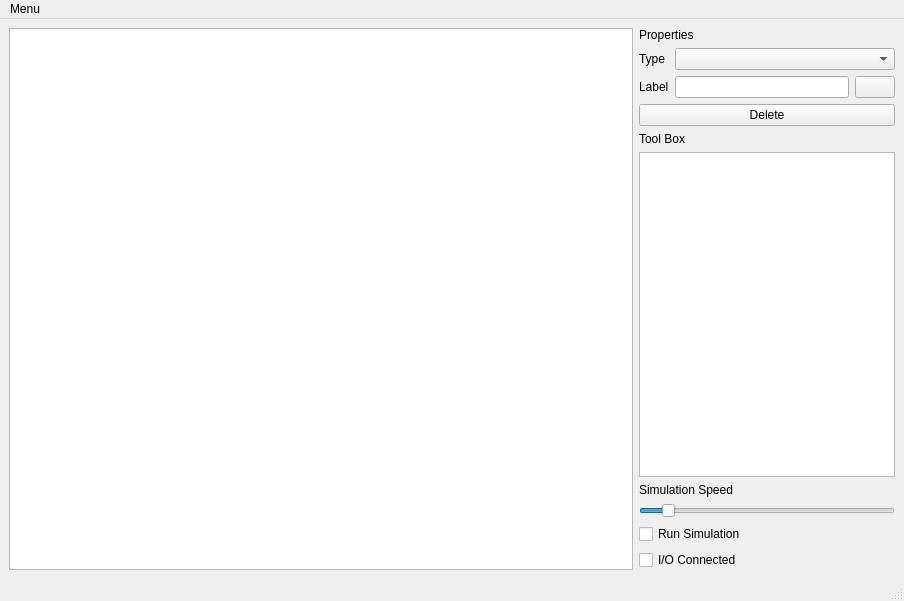
<?xml version="1.0" encoding="UTF-8"?>
<ui version="4.0">
 <class>MainWindow</class>
 <widget class="QMainWindow" name="MainWindow">
  <property name="geometry">
   <rect>
    <x>0</x>
    <y>0</y>
    <width>904</width>
    <height>601</height>
   </rect>
  </property>
  <property name="windowTitle">
   <string>Gatesim</string>
  </property>
  <property name="dockNestingEnabled">
   <bool>false</bool>
  </property>
  <property name="unifiedTitleAndToolBarOnMac">
   <bool>false</bool>
  </property>
  <widget class="QWidget" name="centralwidget">
   <layout class="QHBoxLayout" name="horizontalLayout_3">
    <item>
     <widget class="QGraphicsView" name="graphicsView">
      <property name="sizePolicy">
       <sizepolicy hsizetype="Preferred" vsizetype="Preferred">
        <horstretch>9</horstretch>
        <verstretch>0</verstretch>
       </sizepolicy>
      </property>
     </widget>
    </item>
    <item>
     <layout class="QVBoxLayout" name="verticalLayout">
      <property name="sizeConstraint">
       <enum>QLayout::SetFixedSize</enum>
      </property>
      <item>
       <widget class="QLabel" name="label_3">
        <property name="text">
         <string>Properties</string>
        </property>
       </widget>
      </item>
      <item>
       <layout class="QFormLayout" name="formLayout">
        <property name="fieldGrowthPolicy">
         <enum>QFormLayout::ExpandingFieldsGrow</enum>
        </property>
        <item row="1" column="0">
         <widget class="QLabel" name="typeLabel_2">
          <property name="text">
           <string>Type</string>
          </property>
         </widget>
        </item>
        <item row="1" column="1">
         <widget class="QComboBox" name="typeComboBox">
          <property name="sizePolicy">
           <sizepolicy hsizetype="Expanding" vsizetype="Fixed">
            <horstretch>0</horstretch>
            <verstretch>0</verstretch>
           </sizepolicy>
          </property>
         </widget>
        </item>
        <item row="2" column="0">
         <widget class="QLabel" name="labelLabel">
          <property name="text">
           <string>Label</string>
          </property>
         </widget>
        </item>
        <item row="2" column="1">
         <layout class="QHBoxLayout" name="horizontalLayout_2">
          <item>
           <widget class="QLineEdit" name="gateLabelEdit"/>
          </item>
          <item>
           <widget class="QPushButton" name="gateLabelClearButton">
            <property name="text">
             <string/>
            </property>
            <property name="icon">
             <iconset theme="edit-clear">
              <normaloff/>
             </iconset>
            </property>
           </widget>
          </item>
         </layout>
        </item>
        <item row="3" column="0" colspan="2">
         <widget class="QPushButton" name="deleteButton">
          <property name="sizePolicy">
           <sizepolicy hsizetype="MinimumExpanding" vsizetype="Fixed">
            <horstretch>0</horstretch>
            <verstretch>0</verstretch>
           </sizepolicy>
          </property>
          <property name="autoFillBackground">
           <bool>false</bool>
          </property>
          <property name="text">
           <string>Delete</string>
          </property>
          <property name="icon">
           <iconset theme="window-close">
            <normaloff/>
           </iconset>
          </property>
          <property name="checkable">
           <bool>false</bool>
          </property>
          <property name="default">
           <bool>false</bool>
          </property>
          <property name="flat">
           <bool>false</bool>
          </property>
         </widget>
        </item>
       </layout>
      </item>
      <item>
       <widget class="QLabel" name="label">
        <property name="text">
         <string>Tool Box</string>
        </property>
       </widget>
      </item>
      <item>
       <widget class="QListView" name="gateListView"/>
      </item>
      <item>
       <widget class="QLabel" name="label_2">
        <property name="text">
         <string>Simulation Speed</string>
        </property>
       </widget>
      </item>
      <item>
       <widget class="QSlider" name="SpeedSlider">
        <property name="enabled">
         <bool>true</bool>
        </property>
        <property name="minimum">
         <number>100</number>
        </property>
        <property name="maximum">
         <number>10000</number>
        </property>
        <property name="singleStep">
         <number>100</number>
        </property>
        <property name="pageStep">
         <number>100</number>
        </property>
        <property name="value">
         <number>1000</number>
        </property>
        <property name="sliderPosition">
         <number>1000</number>
        </property>
        <property name="orientation">
         <enum>Qt::Horizontal</enum>
        </property>
       </widget>
      </item>
      <item>
       <widget class="QCheckBox" name="runCheckBox">
        <property name="text">
         <string>Run Simulation</string>
        </property>
       </widget>
      </item>
      <item>
       <widget class="QCheckBox" name="IOCheckBox">
        <property name="text">
         <string>I/O Connected</string>
        </property>
       </widget>
      </item>
     </layout>
    </item>
   </layout>
  </widget>
  <widget class="QMenuBar" name="menubar">
   <property name="geometry">
    <rect>
     <x>0</x>
     <y>0</y>
     <width>904</width>
     <height>31</height>
    </rect>
   </property>
   <widget class="QMenu" name="menuFile">
    <property name="title">
     <string>Menu</string>
    </property>
    <addaction name="actionNew"/>
    <addaction name="actionOpen"/>
    <addaction name="separator"/>
    <addaction name="actionSave"/>
    <addaction name="actionSave_As"/>
    <addaction name="separator"/>
    <addaction name="actionConnection_Manager"/>
    <addaction name="separator"/>
    <addaction name="actionQuit"/>
   </widget>
   <addaction name="menuFile"/>
  </widget>
  <widget class="QStatusBar" name="statusbar"/>
  <action name="actionNew">
   <property name="icon">
    <iconset theme="document-new">
     <normaloff/>
    </iconset>
   </property>
   <property name="text">
    <string>New</string>
   </property>
  </action>
  <action name="actionOpen">
   <property name="icon">
    <iconset theme="document-open">
     <normaloff/>
    </iconset>
   </property>
   <property name="text">
    <string>Open</string>
   </property>
  </action>
  <action name="actionSave">
   <property name="icon">
    <iconset theme="document-save">
     <normaloff/>
    </iconset>
   </property>
   <property name="text">
    <string>Save</string>
   </property>
  </action>
  <action name="actionSave_As">
   <property name="icon">
    <iconset theme="document-save-as">
     <normaloff/>
    </iconset>
   </property>
   <property name="text">
    <string>Save As</string>
   </property>
  </action>
  <action name="actionQuit">
   <property name="icon">
    <iconset theme="window-close">
     <normaloff/>
    </iconset>
   </property>
   <property name="text">
    <string>Quit</string>
   </property>
  </action>
  <action name="actionConnection_Manager">
   <property name="text">
    <string>Connection Manager</string>
   </property>
  </action>
 </widget>
 <resources/>
 <connections>
  <connection>
   <sender>actionQuit</sender>
   <signal>triggered()</signal>
   <receiver>MainWindow</receiver>
   <slot>close()</slot>
   <hints>
    <hint type="sourcelabel">
     <x>-1</x>
     <y>-1</y>
    </hint>
    <hint type="destinationlabel">
     <x>451</x>
     <y>300</y>
    </hint>
   </hints>
  </connection>
  <connection>
   <sender>gateLabelClearButton</sender>
   <signal>clicked()</signal>
   <receiver>gateLabelEdit</receiver>
   <slot>clear()</slot>
   <hints>
    <hint type="sourcelabel">
     <x>880</x>
     <y>117</y>
    </hint>
    <hint type="destinationlabel">
     <x>813</x>
     <y>118</y>
    </hint>
   </hints>
  </connection>
 </connections>
</ui>
